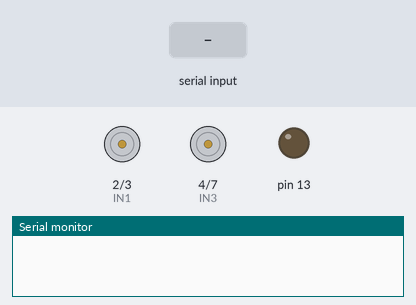
Recording of a sketch running on a simulated Arduino Uno, built with avr-gcc and run on an emulated ATmega328P. On the bench: motor-driver pin pairs drawn as motors (green arrow = first pin HIGH = forward, orange = second pin HIGH = backward, longer = more drive, scaled by the enable pin), output pins drawn as LEDs (lit = HIGH), the last lines printed to the serial monitor. Inputs (shaded band) come from the test bench.

Above: at 1.2 s.
1.3 s: "w" received over Serial
At 1.8 s:
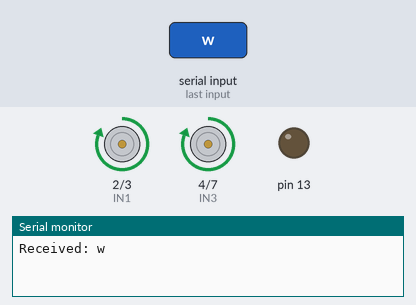
2.8 s: "s" received over Serial
At 4.0 s:
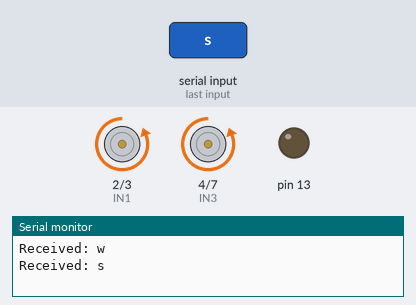
4.3 s: "a" received over Serial
At 5.2 s:
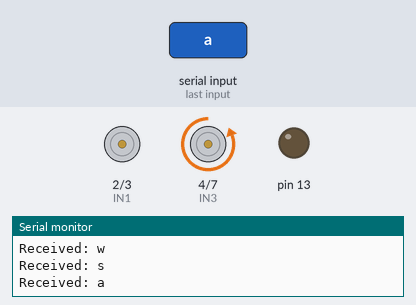
5.8 s: "d" received over Serial
At 6.4 s:
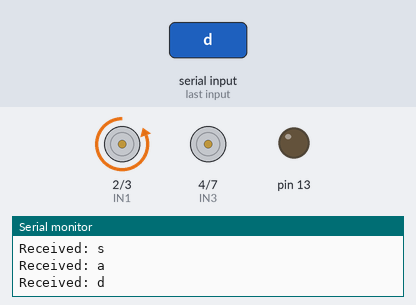
7.3 s: "1" received over Serial
At 8.7 s:
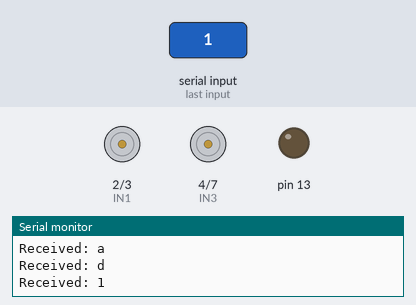
Timing chart, 0 to 9.8 s (numbered marks = the images above; inputs shaded):
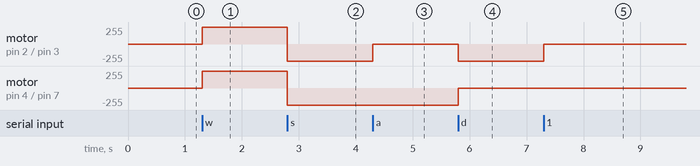

The sketch:

Test_Kit_Arduino_Car_2_0.ino
```cpp
int ENA=5;//connected to Arduino's port 5(output pwm)
int IN1=2;//connected to Arduino's port 2
int IN2=3;//connected to Arduino's port 3
int ENB=6;//connected to Arduino's port 6(output pwm)
int IN3=4;//connected to Arduino's port 4
int IN4=7;//connected to Arduino's port 7

void setup() {
  //Ativando MotorA e MotorB
 pinMode(ENA,OUTPUT);//output
 pinMode(ENB,OUTPUT);
 pinMode(IN1,OUTPUT);
 pinMode(IN2,OUTPUT);
 pinMode(IN3,OUTPUT);
 pinMode(IN4,OUTPUT);
 digitalWrite(ENA,LOW);
 digitalWrite(ENB,LOW);//stop driving

  //Bluetooth
  Serial.begin(9600);
  pinMode(13, OUTPUT);
}

void loop() {
  if (Serial.available() > 0) {
        char ch = Serial.read();
        Serial.print("Received: ");
        Serial.println(ch);

        switch (ch)
        {
           case 'w': //Frente
             digitalWrite(IN1,HIGH); //setting motorB's directon
             digitalWrite(IN3,HIGH);

             digitalWrite(IN2,LOW);//setting motorA's directon
             digitalWrite(IN4,LOW);

             analogWrite(ENA,255);//start driving motorA
             analogWrite(ENB,255);//start driving motorB
             break;

           case 's': //traz
             digitalWrite(IN1,LOW); //setting motorB's directon
             digitalWrite(IN3,LOW);

             digitalWrite(IN2,HIGH);//setting motorA's directon
             digitalWrite(IN4,HIGH);

             analogWrite(ENA,255);//start driving motorA
             analogWrite(ENB,255);//start driving motorB
             break;

           case 'a': //Esquerda
             analogWrite(ENA,0);//start driving motorA
             analogWrite(ENB,255);//start driving motorB
             break;

           case 'd': //Direits
             analogWrite(ENA,255);//start driving motorA
             analogWrite(ENB,0);//start driving motorB
             break;

           default:
             analogWrite(ENA,0);//start driving motorA
             analogWrite(ENB,0);//start driving motorB
        }
   }

}
```

Measured:
- after the input at 1.3 s, motor on pin 2 (IN1) / pin 3 (IN2), motor on pin 4 (IN3) / pin 7 (IN4): stopped → forward 255/255 at once
- after the input at 2.8 s, motor on pin 2 (IN1) / pin 3 (IN2), motor on pin 4 (IN3) / pin 7 (IN4): forward 255/255 → backward 255/255 at once
- after the input at 4.3 s, motor on pin 2 (IN1) / pin 3 (IN2): backward 255/255 → stopped at once
- after the input at 5.8 s, motor on pin 2 (IN1) / pin 3 (IN2): stopped → backward 255/255 at once; motor on pin 4 (IN3) / pin 7 (IN4): backward 255/255 → stopped at once
- after the input at 7.3 s, motor on pin 2 (IN1) / pin 3 (IN2): backward 255/255 → stopped at once
